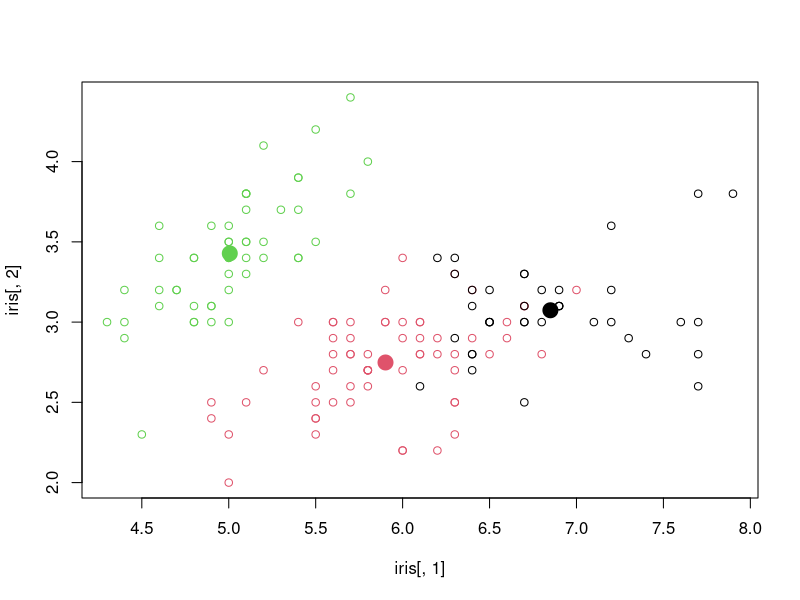
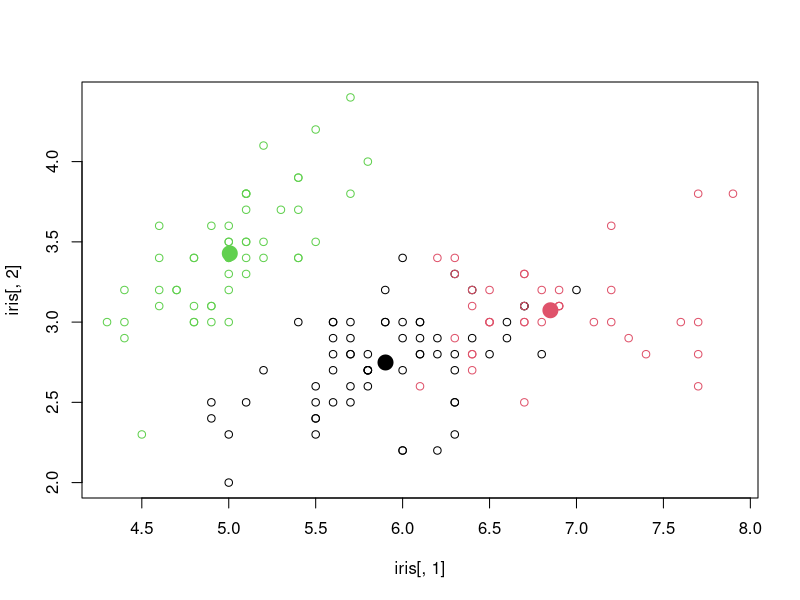
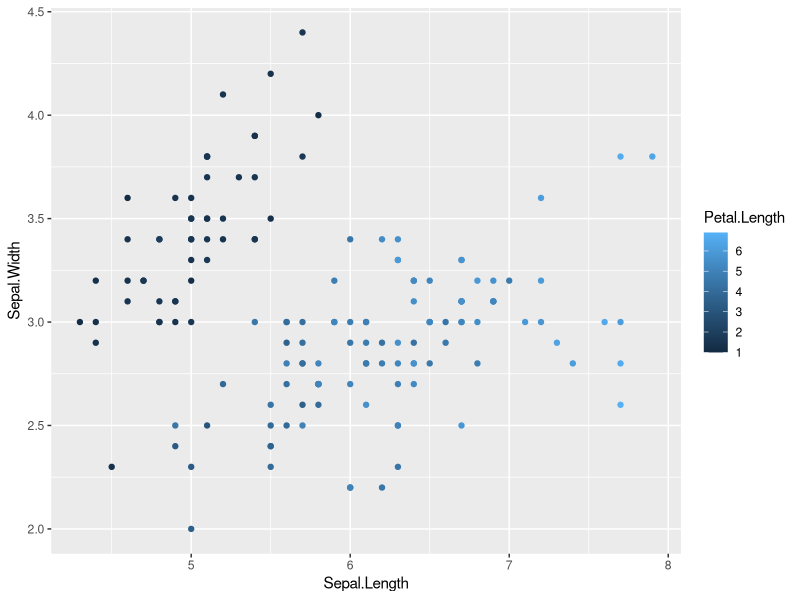

Write the R code that produced these figures, in order.
library(stats)
library(ggplot2)
set.seed(101)
km <- kmeans(iris[,1:4], 3)
plot(iris[,1], iris[,2], col=km$cluster)
points(km$centers[,c(1,2)], col=1:3, pch=19, cex=2)

table(km$cluster, iris$Species)

# Another round:
set.seed(900)
km <- kmeans(iris[,1:4], 3)
plot(iris[,1], iris[,2], col=km$cluster)
points(km$centers[,c(1,2)], col=1:3, pch=19, cex=2)
table(km$cluster, iris$Species)

iris.plot <- ggplot(data=iris, aes(x=Sepal.Length, y=Sepal.Width, colour = Petal.Length ))
iris.plot + geom_point()
